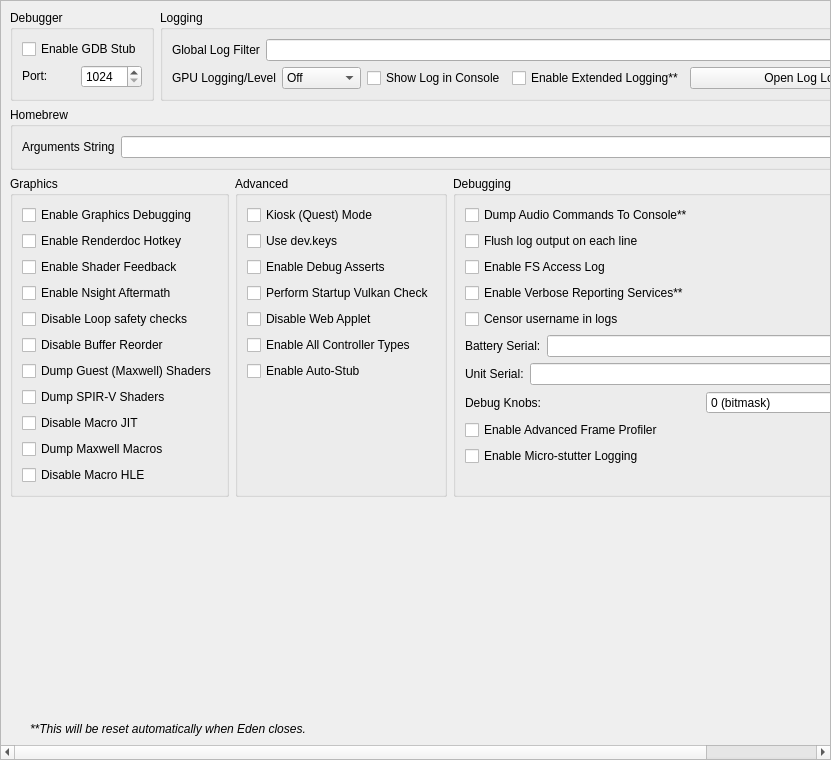
<?xml version='1.0' encoding='UTF-8'?>
<ui version="4.0">
 <class>ConfigureDebug</class>
 <widget class="QScrollArea" name="ConfigureDebug">
  <property name="geometry">
   <rect>
    <x>0</x>
    <y>0</y>
    <width>831</width>
    <height>760</height>
   </rect>
  </property>
  <property name="widgetResizable">
   <bool>true</bool>
  </property>
  <widget class="QWidget" name="widget">
   <property name="geometry">
    <rect>
     <x>0</x>
     <y>0</y>
     <width>829</width>
     <height>758</height>
    </rect>
   </property>
   <layout class="QVBoxLayout" name="verticalLayout_1">
    <item>
     <layout class="QHBoxLayout" name="horizontalLayout">
      <property name="topMargin">
       <number>0</number>
      </property>
      <item>
       <widget class="QGroupBox" name="groupBox">
        <property name="sizePolicy">
         <sizepolicy hsizetype="Preferred" vsizetype="Preferred">
          <horstretch>0</horstretch>
          <verstretch>0</verstretch>
         </sizepolicy>
        </property>
        <property name="title">
         <string>Debugger</string>
        </property>
        <property name="alignment">
         <set>Qt::AlignmentFlag::AlignLeading|Qt::AlignmentFlag::AlignLeft|Qt::AlignmentFlag::AlignTop</set>
        </property>
        <property name="flat">
         <bool>false</bool>
        </property>
        <property name="checkable">
         <bool>false</bool>
        </property>
        <layout class="QVBoxLayout" name="verticalLayout_3">
         <item>
          <widget class="QWidget" name="debug_widget" native="true">
           <property name="sizePolicy">
            <sizepolicy hsizetype="Preferred" vsizetype="Maximum">
             <horstretch>0</horstretch>
             <verstretch>0</verstretch>
            </sizepolicy>
           </property>
           <layout class="QVBoxLayout" name="verticalLayout">
            <property name="sizeConstraint">
             <enum>QLayout::SizeConstraint::SetDefaultConstraint</enum>
            </property>
            <property name="leftMargin">
             <number>0</number>
            </property>
            <property name="topMargin">
             <number>0</number>
            </property>
            <property name="rightMargin">
             <number>0</number>
            </property>
            <property name="bottomMargin">
             <number>0</number>
            </property>
            <item>
             <widget class="QCheckBox" name="toggle_gdbstub">
              <property name="sizePolicy">
               <sizepolicy hsizetype="Maximum" vsizetype="Maximum">
                <horstretch>0</horstretch>
                <verstretch>0</verstretch>
               </sizepolicy>
              </property>
              <property name="text">
               <string>Enable GDB Stub</string>
              </property>
             </widget>
            </item>
            <item>
             <widget class="QWidget" name="horizontalWidget_3" native="true">
              <property name="sizePolicy">
               <sizepolicy hsizetype="Preferred" vsizetype="Maximum">
                <horstretch>0</horstretch>
                <verstretch>0</verstretch>
               </sizepolicy>
              </property>
              <layout class="QHBoxLayout" name="horizontalLayout_3">
               <property name="leftMargin">
                <number>0</number>
               </property>
               <property name="topMargin">
                <number>0</number>
               </property>
               <property name="rightMargin">
                <number>0</number>
               </property>
               <property name="bottomMargin">
                <number>0</number>
               </property>
               <item>
                <widget class="QLabel" name="label_11">
                 <property name="sizePolicy">
                  <sizepolicy hsizetype="Minimum" vsizetype="Maximum">
                   <horstretch>0</horstretch>
                   <verstretch>0</verstretch>
                  </sizepolicy>
                 </property>
                 <property name="text">
                  <string>Port:</string>
                 </property>
                </widget>
               </item>
               <item>
                <widget class="QSpinBox" name="gdbport_spinbox">
                 <property name="sizePolicy">
                  <sizepolicy hsizetype="Preferred" vsizetype="Maximum">
                   <horstretch>0</horstretch>
                   <verstretch>0</verstretch>
                  </sizepolicy>
                 </property>
                 <property name="minimum">
                  <number>1024</number>
                 </property>
                 <property name="maximum">
                  <number>65535</number>
                 </property>
                </widget>
               </item>
              </layout>
             </widget>
            </item>
           </layout>
          </widget>
         </item>
        </layout>
       </widget>
      </item>
      <item>
       <widget class="QGroupBox" name="groupBox_2">
        <property name="sizePolicy">
         <sizepolicy hsizetype="Expanding" vsizetype="Preferred">
          <horstretch>0</horstretch>
          <verstretch>0</verstretch>
         </sizepolicy>
        </property>
        <property name="title">
         <string>Logging</string>
        </property>
        <layout class="QGridLayout" name="gridLayout_1">
         <item row="0" column="0" colspan="4">
          <widget class="QWidget" name="logging_widget" native="true">
           <property name="sizePolicy">
            <sizepolicy hsizetype="Preferred" vsizetype="Maximum">
             <horstretch>0</horstretch>
             <verstretch>0</verstretch>
            </sizepolicy>
           </property>
           <layout class="QHBoxLayout" name="horizontalLayout_1">
            <property name="leftMargin">
             <number>0</number>
            </property>
            <property name="topMargin">
             <number>0</number>
            </property>
            <property name="rightMargin">
             <number>0</number>
            </property>
            <property name="bottomMargin">
             <number>0</number>
            </property>
            <item>
             <widget class="QLabel" name="label_1">
              <property name="sizePolicy">
               <sizepolicy hsizetype="Preferred" vsizetype="Preferred">
                <horstretch>0</horstretch>
                <verstretch>0</verstretch>
               </sizepolicy>
              </property>
              <property name="text">
               <string>Global Log Filter</string>
              </property>
             </widget>
            </item>
            <item>
             <widget class="QLineEdit" name="log_filter_edit" />
            </item>
           </layout>
          </widget>
         </item>
         <item row="1" column="0">
          <widget class="QWidget" name="gpu_log_level_widget" native="true">
           <property name="sizePolicy">
            <sizepolicy hsizetype="Preferred" vsizetype="Maximum">
             <horstretch>0</horstretch>
             <verstretch>0</verstretch>
            </sizepolicy>
           </property>
           <layout class="QHBoxLayout" name="gpu_log_level_layout">
            <property name="leftMargin">
             <number>0</number>
            </property>
            <property name="topMargin">
             <number>0</number>
            </property>
            <property name="rightMargin">
             <number>0</number>
            </property>
            <property name="bottomMargin">
             <number>0</number>
            </property>
            <item>
             <widget class="QLabel" name="gpu_log_level_label">
              <property name="text">
               <string>GPU Logging/Level</string>
              </property>
             </widget>
            </item>
            <item>
             <widget class="QComboBox" name="gpu_log_level">
              <property name="toolTip">
               <string>Detail level for GPU logs. Off disables logging entirely.</string>
              </property>
              <item>
               <property name="text">
                <string>Off</string>
               </property>
              </item>
              <item>
               <property name="text">
                <string>Errors</string>
               </property>
              </item>
              <item>
               <property name="text">
                <string>Standard</string>
               </property>
              </item>
              <item>
               <property name="text">
                <string>Verbose</string>
               </property>
              </item>
              <item>
               <property name="text">
                <string>All</string>
               </property>
              </item>
             </widget>
            </item>
           </layout>
          </widget>
         </item>
         <item row="1" column="1">
          <widget class="QCheckBox" name="toggle_console">
           <property name="text">
            <string>Show Log in Console</string>
           </property>
          </widget>
         </item>
         <item row="1" column="2">
          <widget class="QCheckBox" name="extended_logging">
           <property name="enabled">
            <bool>true</bool>
           </property>
           <property name="toolTip">
            <string>When checked, the max size of the log increases from 100 MB to 1 GB</string>
           </property>
           <property name="text">
            <string>Enable Extended Logging**</string>
           </property>
          </widget>
         </item>
         <item row="1" column="3">
          <widget class="QPushButton" name="open_log_button">
           <property name="sizePolicy">
            <sizepolicy hsizetype="Expanding" vsizetype="Maximum">
             <horstretch>1</horstretch>
             <verstretch>0</verstretch>
            </sizepolicy>
           </property>
           <property name="minimumSize">
            <size>
             <width>250</width>
             <height>0</height>
            </size>
           </property>
           <property name="text">
            <string>Open Log Location</string>
           </property>
          </widget>
         </item>
        </layout>
       </widget>
      </item>
     </layout>
    </item>
    <item>
     <widget class="QGroupBox" name="groupBox_3">
      <property name="title">
       <string>Homebrew</string>
      </property>
      <layout class="QVBoxLayout" name="verticalLayout_5">
       <item>
        <layout class="QHBoxLayout" name="horizontalLayout_4">
         <item>
          <widget class="QLabel" name="label_3">
           <property name="text">
            <string>Arguments String</string>
           </property>
          </widget>
         </item>
         <item>
          <widget class="QLineEdit" name="homebrew_args_edit" />
         </item>
        </layout>
       </item>
      </layout>
     </widget>
    </item>
    <item>
     <layout class="QHBoxLayout" name="horizontalLayout_2">
      <item>
       <widget class="QGroupBox" name="groupBox_4">
        <property name="title">
         <string>Graphics</string>
        </property>
        <layout class="QGridLayout" name="gridLayout_2">
         <item row="4" column="0">
          <widget class="QCheckBox" name="disable_loop_safety_checks">
           <property name="toolTip">
            <string>When checked, it executes shaders without loop logic changes</string>
           </property>
           <property name="text">
            <string>Disable Loop safety checks</string>
           </property>
          </widget>
         </item>
         <item row="9" column="0">
          <widget class="QCheckBox" name="dump_macros">
           <property name="enabled">
            <bool>true</bool>
           </property>
           <property name="toolTip">
            <string>When checked, it will dump all the macro programs of the GPU</string>
           </property>
           <property name="text">
            <string>Dump Maxwell Macros</string>
           </property>
          </widget>
         </item>
         <item row="3" column="0">
          <widget class="QCheckBox" name="enable_nsight_aftermath">
           <property name="toolTip">
            <string>When checked, it enables Nsight Aftermath crash dumps</string>
           </property>
           <property name="text">
            <string>Enable Nsight Aftermath</string>
           </property>
          </widget>
         </item>
         <item row="6" column="0">
          <widget class="QCheckBox" name="dump_guest_shaders">
           <property name="enabled">
            <bool>true</bool>
           </property>
           <property name="toolTip">
            <string>When checked, it will dump original Maxwell guest shader bytecode (the input to the recompiler) as .ash files under DumpDir/shaders/. Useful for inspection with nvdisasm.</string>
           </property>
           <property name="text">
            <string>Dump Guest (Maxwell) Shaders</string>
           </property>
          </widget>
         </item>
         <item row="1" column="0">
          <widget class="QCheckBox" name="enable_renderdoc_hotkey">
           <property name="text">
            <string>Enable Renderdoc Hotkey</string>
           </property>
          </widget>
         </item>
         <item row="8" column="0">
          <widget class="QCheckBox" name="disable_macro_jit">
           <property name="enabled">
            <bool>true</bool>
           </property>
           <property name="toolTip">
            <string>When checked, it disables the macro Just In Time compiler. Enabling this makes games run slower</string>
           </property>
           <property name="text">
            <string>Disable Macro JIT</string>
           </property>
          </widget>
         </item>
         <item row="10" column="0">
          <widget class="QCheckBox" name="disable_macro_hle">
           <property name="enabled">
            <bool>true</bool>
           </property>
           <property name="toolTip">
            <string>When checked, it disables the macro HLE functions. Enabling this makes games run slower</string>
           </property>
           <property name="text">
            <string>Disable Macro HLE</string>
           </property>
          </widget>
         </item>
         <item row="0" column="0">
          <widget class="QCheckBox" name="enable_graphics_debugging">
           <property name="enabled">
            <bool>true</bool>
           </property>
           <property name="toolTip">
            <string>When checked, the graphics API enters a slower debugging mode</string>
           </property>
           <property name="text">
            <string>Enable Graphics Debugging</string>
           </property>
          </widget>
         </item>
         <item row="11" column="0">
          <spacer name="verticalSpacer_5">
           <property name="orientation">
            <enum>Qt::Orientation::Vertical</enum>
           </property>
           <property name="sizeType">
            <enum>QSizePolicy::Policy::Preferred</enum>
           </property>
           <property name="sizeHint" stdset="0">
            <size>
             <width>20</width>
             <height>0</height>
            </size>
           </property>
          </spacer>
         </item>
         <item row="2" column="0">
          <widget class="QCheckBox" name="enable_shader_feedback">
           <property name="toolTip">
            <string>When checked, yuzu will log statistics about the compiled pipeline cache</string>
           </property>
           <property name="text">
            <string>Enable Shader Feedback</string>
           </property>
          </widget>
         </item>
         <item row="5" column="0">
          <widget class="QCheckBox" name="disable_buffer_reorder">
           <property name="toolTip">
            <string>&lt;html&gt;&lt;head/&gt;&lt;body&gt;&lt;p&gt;When checked, disables reordering of mapped memory uploads which allows to associate uploads with specific draws. May reduce performance in some cases.&lt;/p&gt;&lt;/body&gt;&lt;/html&gt;</string>
           </property>
           <property name="text">
            <string>Disable Buffer Reorder</string>
           </property>
          </widget>
         </item>
         <item row="7" column="0">
          <widget class="QCheckBox" name="gpu_log_shader_dumps">
           <property name="toolTip">
            <string>When checked, it will dump the recompiler's output SPIR-V binaries (.spv) under LogDir/shaders/. Inspect via SPIRV-Tools (spirv-dis / spirv-cross / spirv-val) or RenderDoc.</string>
           </property>
           <property name="text">
            <string>Dump SPIR-V Shaders</string>
           </property>
          </widget>
         </item>
        </layout>
       </widget>
      </item>
      <item>
       <widget class="QGroupBox" name="groupBox_6">
        <property name="title">
         <string>Advanced</string>
        </property>
        <layout class="QGridLayout" name="gridLayout_4">
         <item row="3" column="0">
          <widget class="QCheckBox" name="perform_vulkan_check">
           <property name="toolTip">
            <string>Enables yuzu to check for a working Vulkan environment when the program starts up. Disable this if this is causing issues with external programs seeing yuzu.</string>
           </property>
           <property name="text">
            <string>Perform Startup Vulkan Check</string>
           </property>
          </widget>
         </item>
         <item row="4" column="0">
          <widget class="QCheckBox" name="disable_web_applet">
           <property name="text">
            <string>Disable Web Applet</string>
           </property>
          </widget>
         </item>
         <item row="5" column="0">
          <widget class="QCheckBox" name="enable_all_controllers">
           <property name="text">
            <string>Enable All Controller Types</string>
           </property>
          </widget>
         </item>
         <item row="6" column="0">
          <widget class="QCheckBox" name="use_auto_stub">
           <property name="text">
            <string>Enable Auto-Stub</string>
           </property>
          </widget>
         </item>
         <item row="0" column="0">
          <widget class="QCheckBox" name="quest_flag">
           <property name="text">
            <string>Kiosk (Quest) Mode</string>
           </property>
          </widget>
         </item>
         <item row="1" column="0">
          <widget class="QCheckBox" name="use_dev_keys">
           <property name="text">
            <string>Use dev.keys</string>
           </property>
          </widget>
         </item>
         <item row="2" column="0">
          <widget class="QCheckBox" name="use_debug_asserts">
           <property name="text">
            <string>Enable Debug Asserts</string>
           </property>
          </widget>
         </item>
         <item row="7" column="0">
          <spacer name="verticalSpacer_4">
           <property name="orientation">
            <enum>Qt::Orientation::Vertical</enum>
           </property>
           <property name="sizeType">
            <enum>QSizePolicy::Policy::Expanding</enum>
           </property>
           <property name="sizeHint" stdset="0">
            <size>
             <width>20</width>
             <height>0</height>
            </size>
           </property>
          </spacer>
         </item>
        </layout>
       </widget>
      </item>
      <item>
       <widget class="QGroupBox" name="groupBox_5">
        <property name="title">
         <string>Debugging</string>
        </property>
        <layout class="QGridLayout" name="gridLayout_3">
         <item row="6" column="0">
          <widget class="QWidget" name="serial_battery_widget" native="true">
           <property name="sizePolicy">
            <sizepolicy hsizetype="Preferred" vsizetype="Maximum">
             <horstretch>0</horstretch>
             <verstretch>0</verstretch>
            </sizepolicy>
           </property>
           <layout class="QHBoxLayout" name="horizontalLayout_11">
            <property name="leftMargin">
             <number>0</number>
            </property>
            <property name="topMargin">
             <number>0</number>
            </property>
            <property name="rightMargin">
             <number>0</number>
            </property>
            <property name="bottomMargin">
             <number>0</number>
            </property>
            <item>
             <widget class="QLabel" name="label_12">
              <property name="sizePolicy">
               <sizepolicy hsizetype="Preferred" vsizetype="Preferred">
                <horstretch>0</horstretch>
                <verstretch>0</verstretch>
               </sizepolicy>
              </property>
              <property name="text">
               <string>Battery Serial:</string>
              </property>
             </widget>
            </item>
            <item>
             <widget class="QLineEdit" name="serial_battery_edit" />
            </item>
           </layout>
          </widget>
         </item>
         <item row="8" column="0">
          <widget class="QWidget" name="debug_knobs_widget" native="true">
           <property name="sizePolicy">
            <sizepolicy hsizetype="Preferred" vsizetype="Maximum">
             <horstretch>0</horstretch>
             <verstretch>0</verstretch>
            </sizepolicy>
           </property>
           <layout class="QHBoxLayout" name="horizontalLayout_debug_knobs">
            <property name="leftMargin">
             <number>0</number>
            </property>
            <property name="topMargin">
             <number>0</number>
            </property>
            <property name="rightMargin">
             <number>0</number>
            </property>
            <property name="bottomMargin">
             <number>0</number>
            </property>
            <item>
             <widget class="QLabel" name="label_debug_knobs">
              <property name="sizePolicy">
               <sizepolicy hsizetype="Preferred" vsizetype="Preferred">
                <horstretch>0</horstretch>
                <verstretch>0</verstretch>
               </sizepolicy>
              </property>
              <property name="text">
               <string>Debug Knobs:</string>
              </property>
             </widget>
            </item>
            <item>
             <widget class="QSpinBox" name="debug_knobs_spinbox">
              <property name="minimum">
               <number>0</number>
              </property>
              <property name="maximum">
               <number>65535</number>
              </property>
              <property name="toolTip">
               <string>Bitmask for quick development toggles</string>
              </property>
              <property name="statusTip">
               <string>Set debug knobs (bitmask)</string>
              </property>
              <property name="whatsThis">
               <string>16-bit debug knob set for quick development toggles</string>
              </property>
              <property name="suffix">
               <string> (bitmask)</string>
              </property>
             </widget>
            </item>
           </layout>
          </widget>
         </item>
         <item row="7" column="0">
          <widget class="QWidget" name="serial_board_widget" native="true">
           <property name="sizePolicy">
            <sizepolicy hsizetype="Preferred" vsizetype="Maximum">
             <horstretch>0</horstretch>
             <verstretch>0</verstretch>
            </sizepolicy>
           </property>
           <layout class="QHBoxLayout" name="horizontalLayout_12">
            <property name="leftMargin">
             <number>0</number>
            </property>
            <property name="topMargin">
             <number>0</number>
            </property>
            <property name="rightMargin">
             <number>0</number>
            </property>
            <property name="bottomMargin">
             <number>0</number>
            </property>
            <item>
             <widget class="QLabel" name="label_13">
              <property name="sizePolicy">
               <sizepolicy hsizetype="Preferred" vsizetype="Preferred">
                <horstretch>0</horstretch>
                <verstretch>0</verstretch>
               </sizepolicy>
              </property>
              <property name="text">
               <string>Unit Serial:</string>
              </property>
             </widget>
            </item>
            <item>
             <widget class="QLineEdit" name="serial_board_edit" />
            </item>
           </layout>
          </widget>
         </item>
         <item row="22" column="0">
          <spacer name="verticalSpacer_3">
           <property name="orientation">
            <enum>Qt::Orientation::Vertical</enum>
           </property>
           <property name="sizeType">
            <enum>QSizePolicy::Policy::Expanding</enum>
           </property>
           <property name="sizeHint" stdset="0">
            <size>
             <width>20</width>
             <height>0</height>
            </size>
           </property>
          </spacer>
         </item>
         <item row="1" column="0">
          <widget class="QCheckBox" name="dump_audio_commands">
           <property name="toolTip">
            <string>Enable this to output the latest generated audio command list to the console. Only affects games using the audio renderer.</string>
           </property>
           <property name="text">
            <string>Dump Audio Commands To Console**</string>
           </property>
          </widget>
         </item>
         <item row="2" column="0">
          <widget class="QCheckBox" name="flush_line">
           <property name="text">
            <string>Flush log output on each line</string>
           </property>
          </widget>
         </item>
         <item row="3" column="0">
          <widget class="QCheckBox" name="fs_access_log">
           <property name="text">
            <string>Enable FS Access Log</string>
           </property>
          </widget>
         </item>
         <item row="4" column="0">
          <widget class="QCheckBox" name="reporting_services">
           <property name="text">
            <string>Enable Verbose Reporting Services**</string>
           </property>
          </widget>
         </item>
         <item row="5" column="0">
          <widget class="QCheckBox" name="censor_username">
           <property name="text">
            <string>Censor username in logs</string>
           </property>
          </widget>
         </item>
        <item row="20" column="0"><widget class="QCheckBox" name="enable_frame_profiler"><property name="toolTip"><string>When checked, the engine records detailed frame metrics to a CSV file.</string></property><property name="text"><string>Enable Advanced Frame Profiler</string></property></widget></item><item row="21" column="0"><widget class="QCheckBox" name="enable_micro_stutter_logging"><property name="toolTip"><string>When checked, the Vulkan renderer logs heavy frametime spikes &gt;80ms.</string></property><property name="text"><string>Enable Micro-stutter Logging</string></property></widget></item></layout>
       </widget>
      </item>
     </layout>
    </item>
    <item>
     <spacer name="verticalSpacer">
      <property name="orientation">
       <enum>Qt::Orientation::Vertical</enum>
      </property>
      <property name="sizeHint" stdset="0">
       <size>
        <width>20</width>
        <height>0</height>
       </size>
      </property>
     </spacer>
    </item>
    <item>
     <widget class="QLabel" name="label_5">
      <property name="sizePolicy">
       <sizepolicy hsizetype="Expanding" vsizetype="Preferred">
        <horstretch>0</horstretch>
        <verstretch>0</verstretch>
       </sizepolicy>
      </property>
      <property name="font">
       <font>
        <italic>true</italic>
       </font>
      </property>
      <property name="text">
       <string>**This will be reset automatically when Eden closes.</string>
      </property>
      <property name="indent">
       <number>20</number>
      </property>
     </widget>
    </item>
   </layout>
  </widget>
 </widget>
 <tabstops>
  <tabstop>log_filter_edit</tabstop>
  <tabstop>toggle_console</tabstop>
  <tabstop>extended_logging</tabstop>
  <tabstop>open_log_button</tabstop>
  <tabstop>homebrew_args_edit</tabstop>
  <tabstop>enable_graphics_debugging</tabstop>
  <tabstop>enable_shader_feedback</tabstop>
  <tabstop>enable_nsight_aftermath</tabstop>
  <tabstop>fs_access_log</tabstop>
  <tabstop>reporting_services</tabstop>
  <tabstop>quest_flag</tabstop>
  <tabstop>use_debug_asserts</tabstop>
 <tabstop>enable_frame_profiler</tabstop><tabstop>enable_micro_stutter_logging</tabstop></tabstops>
 <resources />
 <connections />
</ui>
